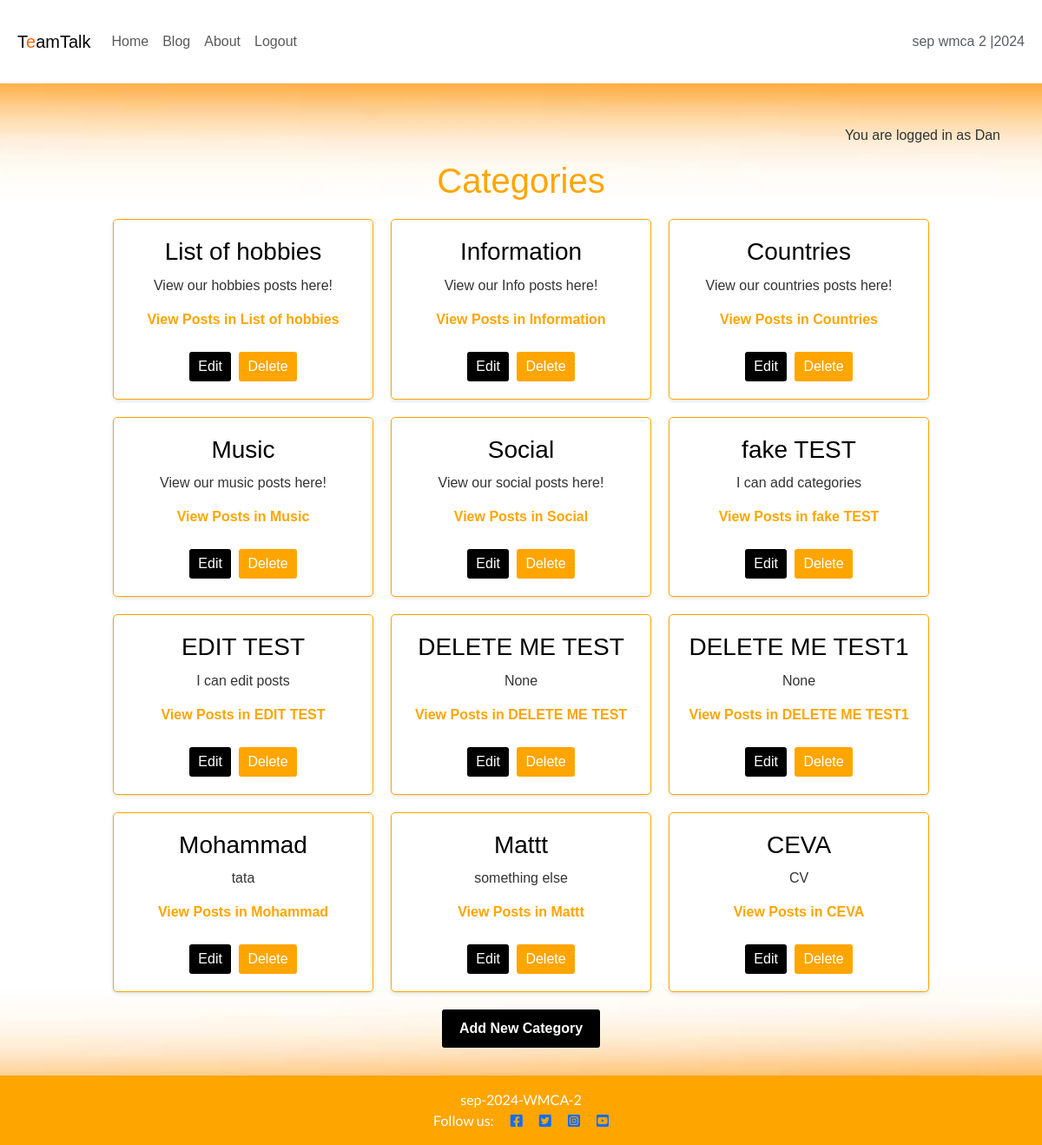
The page /blog/categories/ (signed in) on the database its author committed.
### blog/models.py (models this page shows, shortened)
class Category(models.Model):
    name = models.CharField(max_length=100, unique=True)
    description = models.TextField(blank=True, null=True)
    author = models.ForeignKey(User, on_delete=models.CASCADE, related_name="categories")

### blog/views.py (the view)
# urls.py: path('categories/', views.category_list, name='categories'),
def category_list(request):
    categories = Category.objects.all()
    return render(request, 'blog/category_list.html', {'categories': categories})

### blog/templates/blog/category_list.html (shortened to what this page needs)
{% extends 'base.html' %}
{% block content %}
<h1 style="text-align: center; margin-bottom: 20px; color: orange; font-family: Arial, sans-serif;">Categories</h1>
<div style="display: flex; flex-wrap: wrap; justify-content: center; gap: 20px;">
    {% for category in categories %}
    <div style="width: 300px; border: 1px solid orange; border-radius: 5px; padding: 20px; background-color: white; text-align: center; font-family: Arial, sans-serif; box-shadow: 0 2px 4px rgba(0, 0, 0, 0.1);">
        <h3 style="color: black; margin-bottom: 10px;">{{ category.name }}</h3>
        <p style="color: #333; margin-bottom: 15px;">{{ category.description | safe }}</p>
        <a href="{% url 'posts_by_category' category.id %}" style="text-decoration: none; color: orange; font-weight: bold; display: inline-block; margin-bottom: 10px;">
            View Posts in {{ category.name }}
        </a>
        <div style="margin-top: 15px;">
            {% if user.is_authenticated and user.is_superuser or user.is_authenticated and category.author == user %}
            <form method="get" action="{% url 'edit_category' category.id %}" style="display: inline;">
                <button type="submit" onclick="return confirm('Are you sure you want to edit this category?')" style="background-color: black; color: white; border: none; padding: 5px 10px; border-radius: 3px; cursor: pointer; margin-right: 5px;">
                    Edit
                </button>
            </form>
            <form method="post" action="{% url 'delete_category' category.id %}" style="display: inline;">
                <button type="submit" onclick="return confirm('Are you sure you want to delete this category?')" style="background-color: orange; color: white; border: none; padding: 5px 10px; border-radius: 3px; cursor: pointer;">
                    Delete
                </button>
            </form>
            {% endif %}
        </div>
    </div>
    {% endfor %}
</div>
{% if user.is_authenticated %}
<div style="text-align: center; margin-top: 20px;">
    <a href="{% url 'add_category' %}" style="display: inline-block; padding: 10px 20px; background-color: black; color: white; text-decoration: none; font-weight: bold; border-radius: 3px;">
        Add New Category
    </a>
</div>
{% endif %}
{% endblock %}

### templates/base.html (shortened to what this page needs)
{% load static %}
{% url 'post_detail' as post_detail_url %}
{% url 'home' as home_url %}
{% url 'about' as about_url %}
{% url 'account_login' as login_url %}
{% url 'account_signup' as signup_url %}
{% url 'account_logout' as logout_url %}
<!DOCTYPE html>
<html lang="en">
<head>
    <link rel="stylesheet" href="https://cdnjs.cloudflare.com/ajax/libs/font-awesome/5.15.3/css/all.min.css">
    <link href="https://cdn.jsdelivr.net/npm/bootstrap@5.3.3/dist/css/bootstrap.min.css" rel="stylesheet">
    <link rel="stylesheet" href="{% static 'css/style.css' %}">
</head>
<body class="d-flex flex-column min-vh-100 main-bg">
    <nav class="navbar navbar-expand-lg navbar-light bg-white">
        <div class="container-fluid">
            <a class="navbar-brand" href="{% url 'home' %}"><span class="brand">T<span class="red-o">e</span>am<span
                        class="thin">Talk</span></span></a>
            <div class="collapse navbar-collapse" id="navbarText">
                <ul class="navbar-nav me-auto mb-2 mb-lg-0">
                    <li class="nav-item">
                        <a class="nav-link {% if request.path == home_url %}active" aria-current="page{% endif %}"
                            href="{% url 'home' %}">Home</a>
                    </li>
                    <li class="nav-item">
                        <a class="nav-link {% if request.path == home_url %}active" aria-current="page{% endif %}"
                            href="{% url 'posts' %}">Blog</a>
                    </li>
                    <li class="nav-item">
                        <a class="nav-link {% if request.path == about_url %}active" aria-current="page{% endif %}"
                            href="{% url 'about' %}">About</a>
                    </li>
                    {% if user.is_authenticated %}
                    <li class="nav-item">
                        <a class="nav-link {% if request.path == logout_url %}active" aria-current="page{% endif %}"
                            href="{% url 'account_logout' %}">Logout</a>
                    </li>
                    {% endif %}
                </ul>
                <span class="navbar-text text-muted">
                    sep wmca 2 |2024
                </span>
            </div>
        </div>
    </nav>
    <main class="flex-shrink-0 flex-grow-1 main-bg">
        {% if user.is_authenticated %}
        <p class="text-end m-3">You are logged in as {{ user }}</p>
        {% else %}
        <p class="text-end m-3">You are not logged in</p>
        {% endif %}
        {% block content %}{% endblock content %}
    </main>
    <footer class="footer mt-auto py-3 dark-bg">
        <p class="m-0 text-center text-white">
      {% block copyright %}sep-2024-WMCA-2{% endblock copyright %}
</p>
<p class="m-0 text-center text-white">
    Follow us:
    <a href="https://www.facebook.com/" target="_blank"><i class="fab fa-facebook-square ms-3"></i></a>
    <a href="https://x.com/" target="_blank"><i class="fab fa-twitter-square ms-3"></i></a>
    <a href="https://www.instagram.com/" target="_blank"><i class="fab fa-instagram-square ms-3"></i></a>
    <a href="https://www.youtube.com/" target="_blank"><i class="fab fa-youtube-square ms-3"></i></a>
</p>
     </footer>
</body>
</html>

### static/css/style.css (style rules this page uses)
body { background-image: url(/static/images/TotFundal2.jpg); background-size: cover; background-position: center; background-repeat: no-repeat; margin: 0; font-family: Arial, sans-serif; background-color: #f7f7f7; color: #333333; }
.red-o { color: #f26914; }
header, footer { background-color: #f26914; color: white; text-align: center; padding: 1rem; font-family: 'Lato', sans-serif; }
footer { left: 0; bottom: 0; width: 100%; }
main { padding: 2rem; text-align: center; }
h1, h2 { margin: 0.5rem 0; font-family: "Roboto"; }
body { font-family: Arial, sans-serif; }
header, footer { text-align: center; background-color: orange; color: white; padding: 10px; }
h1, h2 { color: orange; margin-bottom: 20px; }
.container-fluid { padding: 20px; }

### rows shown on the page
Category: name "List of hobbies", description "View our hobbies posts here!"
Category: name "Information", description "View our Info posts here!"
Category: name "Countries", description "View our countries posts here!"
Category: name "Music", description "View our music posts here!"
Category: name "Social", description "View our social posts here!"
Category: name "fake TEST", description "I can add categories"
Category: name "EDIT TEST", description "I can edit posts"
Category: name "DELETE ME TEST", description "None"
Category: name "DELETE ME TEST1", description "None"
Category: name "Mohammad", description "tata"
Category: name "Mattt", description "something else"
Category: name "CEVA", description "CV"

### other values the page prints
{{ user }} "Dan"
